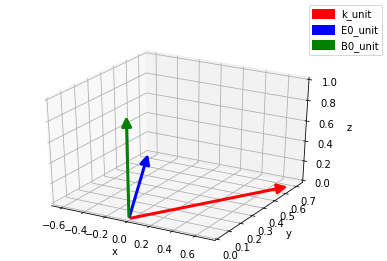

This figure's Python source:
#!/usr/bin/env python3
# -*- coding: utf-8 -*-
"""
Created on Thu Oct  8 12:16:41 2020

@author: brage
"""


import numpy as np
import matplotlib.pyplot as plt
from mpl_toolkits.mplot3d import Axes3D
from matplotlib.patches import FancyArrowPatch
from mpl_toolkits.mplot3d import proj3d

class Arrow3D(FancyArrowPatch): #https://stackoverflow.com/questions/22867620/putting-arrowheads-on-vectors-in-matplotlibs-3d-plot
    def __init__(self, xs, ys, zs, *args, **kwargs):
        FancyArrowPatch.__init__(self, (0,0), (0,0), *args, **kwargs)
        self._verts3d = xs, ys, zs

    def draw(self, renderer):
        xs3d, ys3d, zs3d = self._verts3d
        xs, ys, zs = proj3d.proj_transform(xs3d, ys3d, zs3d, renderer.M)
        self.set_positions((xs[0],ys[0]),(xs[1],ys[1]))
        FancyArrowPatch.draw(self, renderer)


k_unit = [np.sqrt(5) / 3, 2 / 3, 0]
E0_unit = [-2 / 3, np.sqrt(5) / 3, 0]
B0_unit = [0, 0 , 1]

############
## FIGURE ##
############

fig = plt.figure()
ax = fig.add_subplot(111, projection='3d')
#ax.grid(True, which='both', axis='both') # unnecessary?

kplot = Arrow3D([0, k_unit[0]], [0, k_unit[1]], [0, k_unit[2]], mutation_scale=20, 
                lw=3, arrowstyle="-|>", color="r", label="k_unit")
E0plot = Arrow3D([0, E0_unit[0]], [0, E0_unit[1]], [0, E0_unit[2]], mutation_scale=20, 
                lw=3, arrowstyle="-|>", color="b", label="E0_unit")
B0plot = Arrow3D([0, B0_unit[0]], [0, B0_unit[1]], [0, B0_unit[2]], mutation_scale=20, 
                lw=3, arrowstyle="-|>", color="g", label="B0_unit")

ax.add_artist(kplot)
ax.add_artist(E0plot)
ax.add_artist(B0plot)


ax.set_xlabel("x")
ax.set_ylabel("y")
ax.set_zlabel("z")
ax.set_xlim(np.min([0, k_unit[0], E0_unit[0]]), np.max([0, k_unit[0], E0_unit[0]]))
ax.set_ylim(np.min([0, k_unit[1], E0_unit[1]]), np.max([0, k_unit[1], E0_unit[1]]))
fig.legend(handles=[kplot, E0plot, B0plot])

plt.draw()
plt.show()
